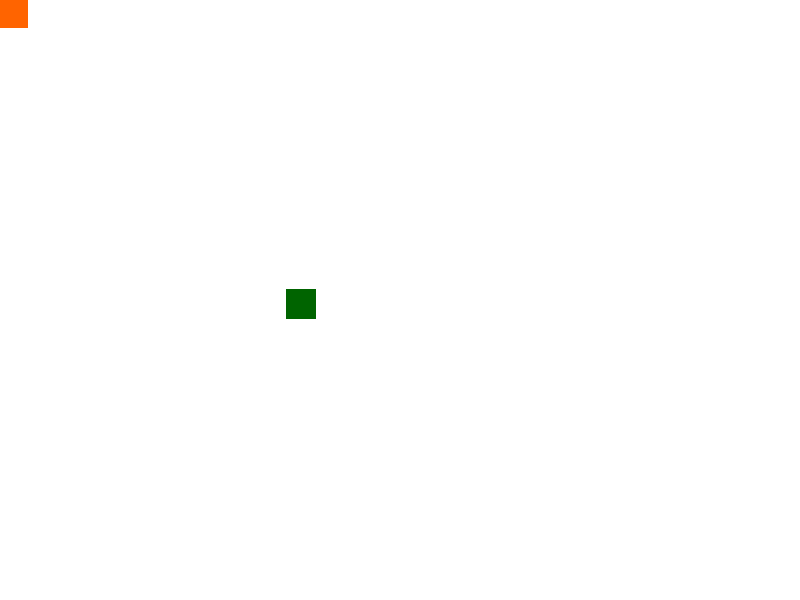
Frame 1 (no input)
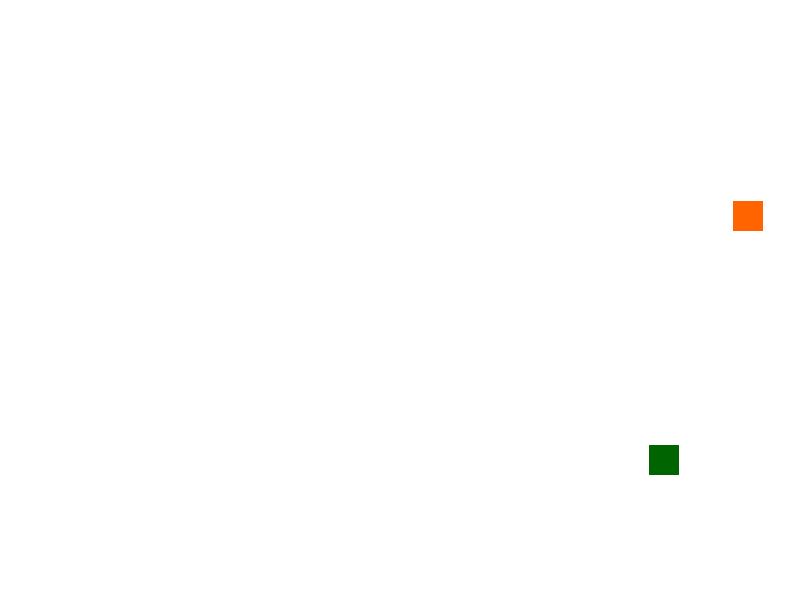
Frame 60 (the mouse pressed at the canvas centre just before this capture)
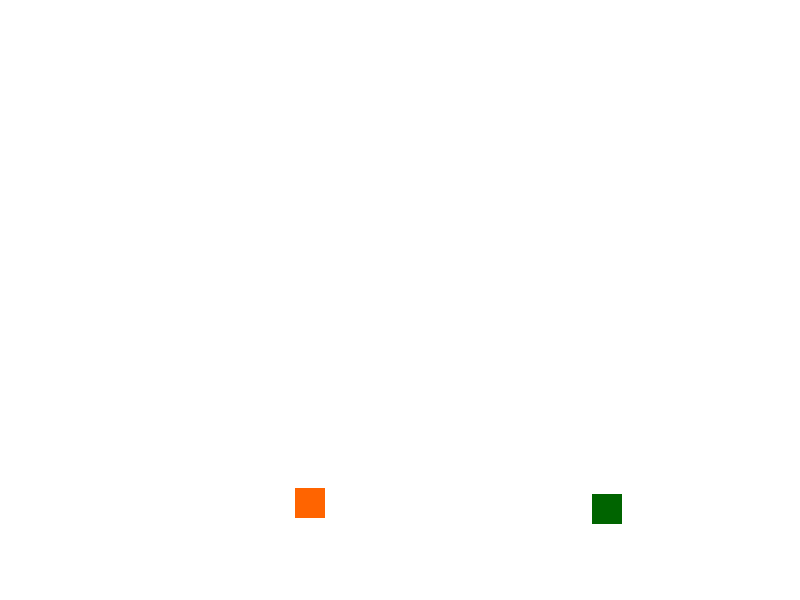
Frame 120 (the mouse held since frame 60 and released just before this capture)

The Processing sketch that drew these frames (run headless with seeded random() and noise(); from frame 60 on, the mouse is pressed at the canvas centre):

// Processing sketch: processing_145
// ── processing_145.pde






	
	PImage wol;
	Wcreature d;
	Wcreature e;
///////////////////////////////////////////////////
public void setup(){
	size(800,600);
	 frameRate(30);
	
	
	 
	
	
	Vector3D a = new Vector3D(300,300,0);
	Vector3D b = new Vector3D(10,10,0);
	 d = new Wcreature(a, height, width);
	 e = new Wcreature(b, height, width);
}
//////////////////////////////////////////////////
public void draw(){
   background(255,255,255);
   
 d.move();
 d.boundry(); 
 e.colors = 255;
 e.move();
 e.boundry();
 drawThem(d);
 drawThem(e);
 if(e.detect(d)) {e.fight(d); }
 if(d.detect(e)) {d.fight(e); }
// function to display
	  

  }
void drawThem(Wcreature C) {
    rectMode(CENTER);
    noStroke();
    fill(C.colors, 100, 0);
    rect(C.loc.x,C.loc.y,30,30);
    //ellipse(C.loc.x,C.loc.y,40,40);
    //image(wol,C.loc.x,C.loc.y);
  }



/////classes
public class Wcreature {
    int colors=0;
	boolean chased = false;  
	public Vector3D loc;
	public Vector3D speed;
    int height;
    int width;
    double fightPos=0;
    float fightDist=50;
    float prevDisx =0;
    float prevDisy =0;
    int chances =10;
	  Wcreature(Vector3D l, int _h, int _w) {
		   width = _w;
		   height = _h;
	       loc = l;
	       speed = new Vector3D(3,3,0);// give speed
	       
	  }

	  
	  
	  void move() {
		   
		  
		  float r1 = (float) random(1);
		    float r2 = (float) random(1);
		 float y = r1*r1;  
		    if (r2 < y) {
		      chances++;
		    }
		    fightDist=(float)(chances);
     speed.x -= (int)random(-3,3);
     speed.y -= (int)random(-3,3);
     if (abs(speed.x)>chances) speed.x = 0; 
     if (abs(speed.y)>chances) speed.y = 0; 
     //System.out.println(chances);
	   loc.setX(loc.x + speed.x );
	   loc.setY(loc.y + speed.y );
	  }
	  
	  void boundry() {
	    if ((loc.y > height) || (loc.y < 0))  {
	    	if (loc.y< 0) loc.y += 10;
	    	if (loc.y> height) loc.y -= 10;
	    	 speed.y =(speed.y * -1);
	    }
	    if ((loc.x < 0) || (loc.x> width)) {
	    	if (loc.x< 0) loc.x += 10;
	    	if (loc.x> height) loc.x -= 10;
	    	    speed.x =(speed.x * -1);
	    }
	  
	  }
	  
	  void fight(Wcreature w){
		fightPos = fightPos + 1;
		if (fightPos>360) fightPos = 0;
		loc.x = ((loc.x + w.loc.x)/2);
		//System.out.println(loc.x);
	    //System.out.println(loc.y);
		loc.y = ((loc.y + w.loc.y) / 2);
		loc.x += 10 * (java.lang.Math.cos((double)fightPos));
		loc.y += 10 * (java.lang.Math.sin((double)fightPos));
		 
		 speed.x = (float) (java.lang.Math.abs(speed.x) -.7);
		 speed.y = (float) (java.lang.Math.abs(speed.y) -.7);
		 chances-=4;
		 fightDist-= .5;
		// System.out.println(speed.x+ "   " + speed.y);
		 
	  }
	  
	  boolean detect(Wcreature w){
		  if (java.lang.Math.abs((this.loc.x) - (w.loc.x)) < fightDist
		  && java.lang.Math.abs((this.loc.y) - (w.loc.y)) < fightDist)
		      return true; else return false;
		  
	  }
	  
	  void chase(Wcreature w){
		  float m = millis();
		  //if (m % 1000 < 100){
		  float disx =java.lang.Math.abs((this.loc.x) - (w.loc.x));
		  float disy =java.lang.Math.abs((this.loc.y) - (w.loc.y));
		  if (disx < prevDisx)  prevDisx = disx; else this.speed.x *= -1;
		  if (disy < prevDisx)  prevDisx = disx; else this.speed.y *= -1;
	     // }	 
	  }	  
	}
	
	
	
	


public class Vector3D {
	  public float x;
	  public float y;
	  public float z;

	  Vector3D(float x_, float y_, float z_) {
	    x = x_; y = y_; z = z_;
	  }

	  Vector3D(float x_, float y_) {
	    x = x_; y = y_; z = 0f;
	  }
	  
	  Vector3D() {
	    x = 0f; y = 0f; z = 0f;
	  }

	  void setX(float x_) {
	    x = x_;
	  }

	  void setY(float y_) {
	    y = y_;
	  }

	  void setZ(float z_) {
	    z = z_;
	  }
	  
	  void setXYZ(float x_, float y_, float z_) {
	    x = x_;
	    y = y_;
	    z = z_;
	  }

	  void setXYZ(Vector3D v) {
	    x = v.x;
	    y = v.y;
	    z = v.z;
	  }
	  public float magnitude() {
	    return (float) Math.sqrt(x*x + y*y + z*z);
	  }

	  public Vector3D copy() {
	    return new Vector3D(x,y,z);
	  }

	  public  Vector3D copy(Vector3D v) {
	    return new Vector3D(v.x, v.y,v.z);
	  }
	  
	  public void add(Vector3D v) {
	    x += v.x;
	    y += v.y;
	    z += v.z;
	  }

	  public void sub(Vector3D v) {
	    x -= v.x;
	    y -= v.y;
	    z -= v.z;
	  }

	  public void mult(float n) {
	    x *= n;
	    y *= n;
	    z *= n;
	  }

	  public void div(float n) {
	    x /= n;
	    y /= n;
	    z /= n;
	  }
	  
	  /*public float dot(Vector3D v) {
	    //implement DOT product
	  }*/
	  
	  /*public Vector3D cross(Vector3D v) {
	    //implement CROSS product
	  }*/

	  public void normalize() {
	    float m = magnitude();
	    if (m > 0) {
	       div(m);
	    }
	  }

	  public void limit(float max) {
	    if (magnitude() > max) {
	      normalize();
	      mult(max);
	    }
	  }

	  public float heading2D() {
	    float angle = (float) Math.atan2(-y, x);
	    return -1*angle;
	  }

	  public  Vector3D add(Vector3D v1, Vector3D v2) {
	    Vector3D v = new Vector3D(v1.x + v2.x,v1.y + v2.y, v1.z + v2.z);
	    return v;
	  }

	  public Vector3D sub(Vector3D v1, Vector3D v2) {
	    Vector3D v = new Vector3D(v1.x - v2.x,v1.y - v2.y,v1.z - v2.z);
	    return v;
	  }

	  public  Vector3D div(Vector3D v1, float n) {
	    Vector3D v = new Vector3D(v1.x/n,v1.y/n,v1.z/n);
	    return v;
	  }

	  public  Vector3D mult(Vector3D v1, float n) {
	    Vector3D v = new Vector3D(v1.x*n,v1.y*n,v1.z*n);
	    return v;
	  }

	  public  float distance (Vector3D v1, Vector3D v2) {
	    float dx = v1.x - v2.x;
	    float dy = v1.y - v2.y;
	    float dz = v1.z - v2.z;
	    return (float) Math.sqrt(dx*dx + dy*dy + dz*dz);
	  }

	}
